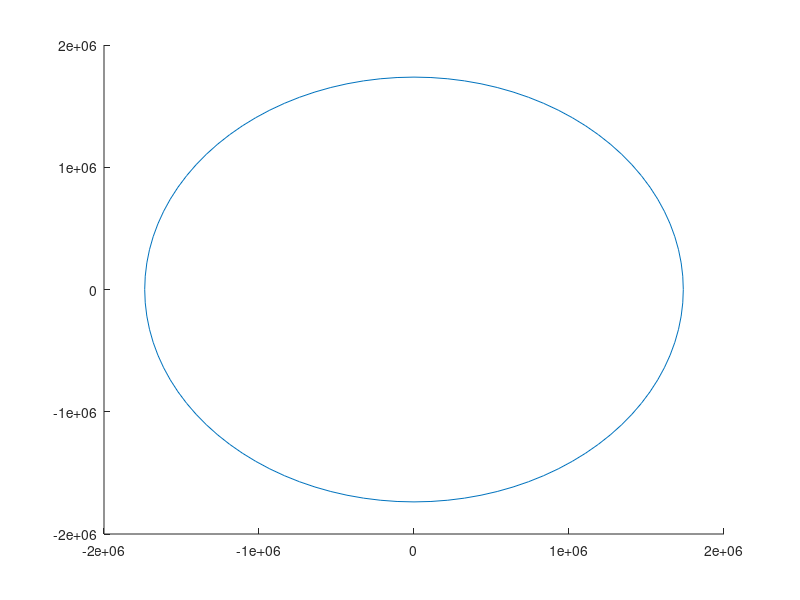

This chart was generated by the following MATLAB code: (Note: this script raises an error after producing the figure.)
global m0 dm v_gas G M  brennschluss deltaPhi m0_min deltaTBrennschluss crashed radiusMoon startAngle
dm      = 20;   %Gewichtsabnahme pro Zeitschritt
m0 = 3500;%3700; %Anfangsgewicht um auf 3,5k m/s zu kommen ca. 800-900 
m0_min  = 1000;  %Endgewicht
v0=0;           %Anfangsgeschwindigkeit
v_gas   = 2000;             %Austrittsgeschwindigkeit des Gases
G       = 6.67430*10^-11;   %Gravitationskonstante
M       = 7.3483*10^22;     %Mondmasse
h       = 1737.4*10^3;      %Starthöhe, entspricht Radius des Mondes, cant be global or it will not work anymore
radiusMoon = 1737.4*10^3;
startAngle = pi/4;


orbitHeight = 400000;%400km height of orbit
vOrbit = sqrt(G*M/orbitHeight);%velocity to stay in orbit

brennschluss = ceil((m0-m0_min) / dm);
tspan= 0:0.1:(brennschluss+40000);
startPosX = 0;
startPosY = h;
startVX = 0;
startVY = 0;

%%%%%%%%%%%%%%%%%%%%%%%%%%%%%%%%%%%%%%%%%%%%%%%%%%%%%%%%%%%%%%%%%%%%%%%%%%%%%%%%%%%%%%
%for loop for tessting and plotting different scenarios

for i=18:2:22
    deltaTBrennschluss = i;
    endAngle = -pi/4-0.1;
    figure
    hold on
    th = 0:pi/50:2*pi;
    xunit = radiusMoon * cos(th);
    %xUnit2 = (orbitHeight + radiusMoon) * cos(th);
    yunit = radiusMoon * sin(th);
    %yUnit2 = (orbitHeight + radiusMoon)* sin(th);
    plot(xunit, yunit);
   % plot(xUnit2,yUnit2);
%     plot(sX2,sY2);
%     plot(sX3,sY3);
    %axis([-4*10^6 4*10^6 -5*10^6 5*10^6])
    for j=(startAngle - endAngle)/(brennschluss-deltaTBrennschluss)*0.9:(startAngle - endAngle)/(brennschluss-deltaTBrennschluss)*0.1:(startAngle - endAngle)/(brennschluss-deltaTBrennschluss)*1.1
        crashed = false;
        deltaPhi = j;
        [tspan,pos1]=ode45(@bdgl, tspan, [startPosX;startVX;startPosY;startVY]);
        disp(crashed+", "+deltaPhi+", "+deltaTBrennschluss);
        %     crashed = false;
        %     endAngle = -pi/4-0.1;
        %     deltaPhi = (startAngle - endAngle)/(brennschluss-deltaTBrennschluss);
        %     [tspan,pos2]=ode45(@bdgl, tspan, [startPosX;startVX;startPosY;startVY]);
        %     disp(crashed+", "+deltaPhi+", "+deltaTBrennschluss);
        %     crashed = false;
        %     endAngle = -pi/4+0.1;
        %     deltaPhi = (startAngle - endAngle)/(brennschluss-deltaTBrennschluss);
        %     [tspan,pos3]=ode45(@bdgl, tspan, [startPosX;startVX;startPosY;startVY]);
        %     disp(crashed+", "+deltaPhi+", "+deltaTBrennschluss);
        
        sX1 = pos1(:,1);
        sY1 = pos1(:,3);
        vX1 = pos1(:,2);
        vY1 = pos1(:,4);
        plot(sX1,sY1);
        %%for plot over time not instantly
%         for k=1:length(sX1)
%             plot(sX1(1:k),sY1(1:k));
%             pause(0.000000001)
%         end
    end
    axis([-5.5*10^6 5.5*10^6 -5.5*10^6 5.5*10^6])
    title('moon, destinated orbit and rocket trajectory');
    hold off
    legend('moon','rocket trajectory1','rocket trajectory2','rocket trajectory3');
%     sX2 = pos2(:,1);
%     sY2 = pos2(:,3);
%     vX2 = pos2(:,2);
%     vY2 = pos2(:,4);
%     sX3 = pos3(:,1);
%     sY3 = pos3(:,3);
%     vX3 = pos3(:,2);
%     vY3 = pos3(:,4);

    %plot v
%     figure
%     hold on
%     plot(tspan,sqrt(vX1.^2+vY1.^2));
%     plot(tspan,sqrt(vX2.^2+vY2.^2));
%     plot(tspan,sqrt(vX3.^2+vY3.^2));
%     title('v');
%     hold off
%     legend('v1','v2','v3');

    %plot moon, orbit and trajectory
%     figure
%     hold on
%     th = 0:pi/50:2*pi;
%     xunit = h * cos(th);
%     xUnit2 = (orbitHeight + h) * cos(th);
%     yunit = h * sin(th);
%     yUnit2 = (orbitHeight +h)* sin(th);
%     plot(xunit, yunit);
%     plot(xUnit2,yUnit2);
%     plot(sX1,sY1);
%     plot(sX2,sY2);
%     plot(sX3,sY3);
%     %axis([-4*10^6 4*10^6 -5*10^6 5*10^6])
%     title('moon, destinated orbit and rocket trajectory');
%     hold off
%     legend('moon','destinated orbit','rocket trajectory1','rocket trajectory2','rocket trajectory3');
end

%%%%%%%%%%%%%%%%%%%%%%%%%%%%%%%%%%%%%%%%%%%%%%%%%%%%%%%%%%%%%%%%%%%%%%%%%%%%%%%%%%%%%%%%%%

%y(1):sX  y(2):vX  y(3):sY  y(4):vY
function [fx] = bdgl(t,y)
global m0 dm v_gas G M  brennschluss deltaPhi m0_min deltaTBrennschluss crashed radiusMoon startAngle
%h       = 1737.4*10^3;      %start height, radius of moon
%h = h+sqrt(y(2)^2+y(4)^2)*t;%calculate height, only for start because not vektorial at the moment
h = sqrt(y(1)^2+y(3)^2);
if(h < radiusMoon)
    crashed = true;
    %disp(h);
end
if(t < brennschluss)
    m = m0 - dm*t;                  %calculate the rocket mass over time
else
    m = m0_min; %if brennschlusss then no more loss of mass
end

%if(t < deltaTBrennschluss || ((t > deltaTBrennschluss + 5) && (t < brennschluss + 5)))
if(t < brennschluss)
    if(t < deltaTBrennschluss)%until deltaTBrennschluss just start without turning
        aRakete = (dm*v_gas)/(m0-dm*t)*[0;1]; %acceleration of rocket vektorial for start
    else
        %angle before deltaPhi defines the starting angle at which rocket
        %will turn, pi/2 is in y direction, pi/4 is middle between y and x
        %axis so 45 degree
        aRakete = (dm*v_gas)/(m0-dm*t)*[cos(startAngle-deltaPhi*(t-deltaTBrennschluss));sin(startAngle-deltaPhi*(t-deltaTBrennschluss))]; %acceleration of rocket vektorial for curve
        %disp(pi/2-deltaPhi*t);
    end
else
    aRakete = [0;0];
end
aG = G*(M+m)/h^2 * [-y(1)/h;-y(3)/h];%gravitation acceleration of moon vektorial
a = aRakete + aG ; %combined acceleration vektorial
% if(t < 5000)
%      fprintf('t: %2.4f and h: %4.4f\n',t,h);
% end
dxdt = [y(2);a(1)];%vX,aX
dydt = [y(4);a(2)];%vY,aY
fx = [dxdt;dydt];
end
